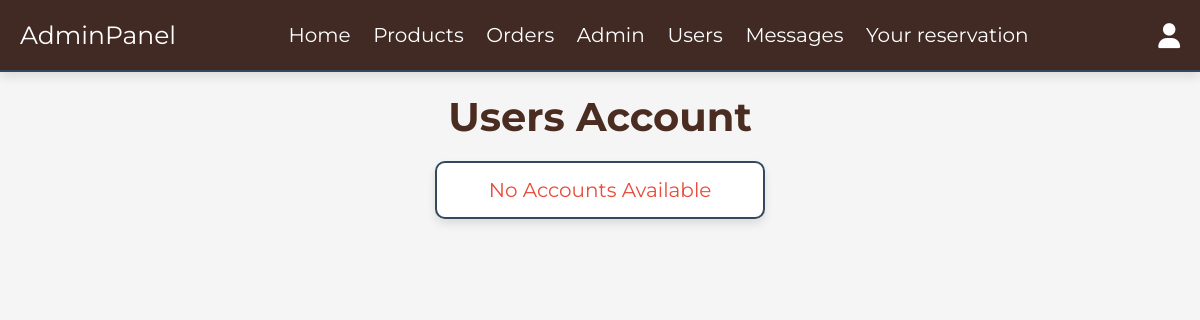
The page /admin/users_accounts.php (signed in) on the database as committed earlier.
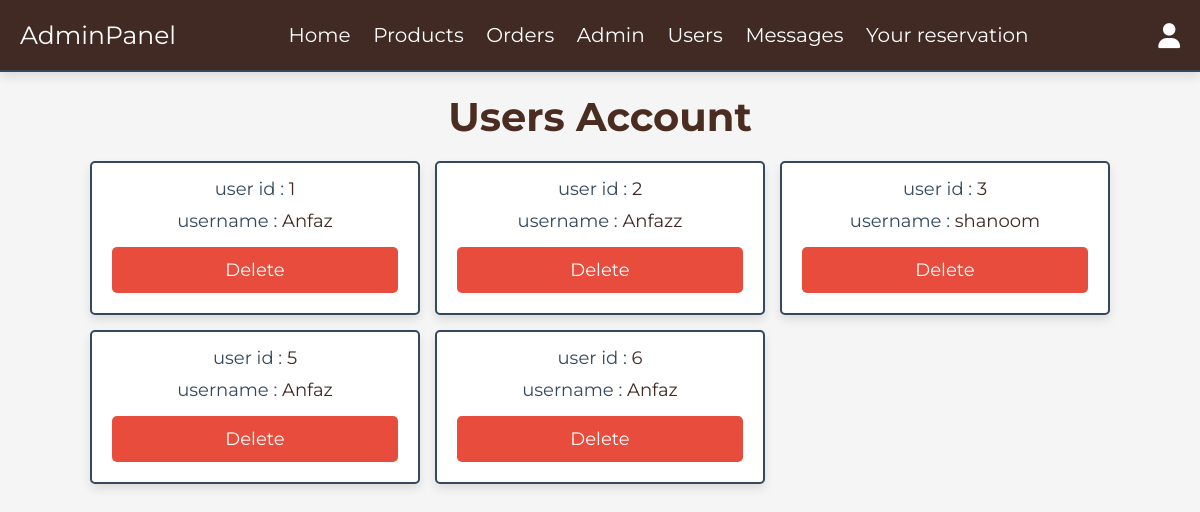
The same page on the database as committed later.
### tables this page shows
CREATE TABLE `users` (
  `id` int(11) NOT NULL,
  `name` varchar(20) NOT NULL,
  `email` varchar(50) NOT NULL,
  `number` varchar(10) NOT NULL,
  `password` varchar(50) NOT NULL,
  `address` varchar(500) NOT NULL
);

### admin/users_accounts.php (the view, shortened to what this page needs)
<?php
include '../components/connect.php';
?>
<!DOCTYPE html>
<html lang="en">
<head>
   <link rel="stylesheet" href="https://cdnjs.cloudflare.com/ajax/libs/font-awesome/6.1.1/css/all.min.css">
   <link rel="stylesheet" href="../css/admin_style.css">
</head>
<body>
<?php include '../components/admin_header.php' ?>
<section class="accounts">
   <h1 class="heading">users account</h1>
   <div class="box-container">
   <?php
      $select_account = $conn->prepare("SELECT * FROM `users`");
      $select_account->execute();
      if($select_account->rowCount() > 0){
         while($fetch_accounts = $select_account->fetch(PDO::FETCH_ASSOC)){
   ?>
   <div class="box">
      <p> user id : <span><?= $fetch_accounts['id']; ?></span> </p>
      <p> username : <span><?= $fetch_accounts['name']; ?></span> </p>
      <a href="users_accounts.php?delete=<?= $fetch_accounts['id']; ?>" class="delete-btn" onclick="return confirm('delete this account?');">delete</a>
   </div>
   <?php
      }
   }else{
      echo '<p class="empty">no accounts available</p>';
   }
   ?>
   </div>
</section>
</body>
</html>

Rows that differ between the two databases and show on the page:
added users: id "1", name "Anfaz"
added users: id "2", name "Anfazz"
added users: id "3", name "shanoom"
added users: id "5", name "Anfaz"
added users: id "6", name "Anfaz"
Other text that changed with them:
text no longer shown: "No Accounts Available"
